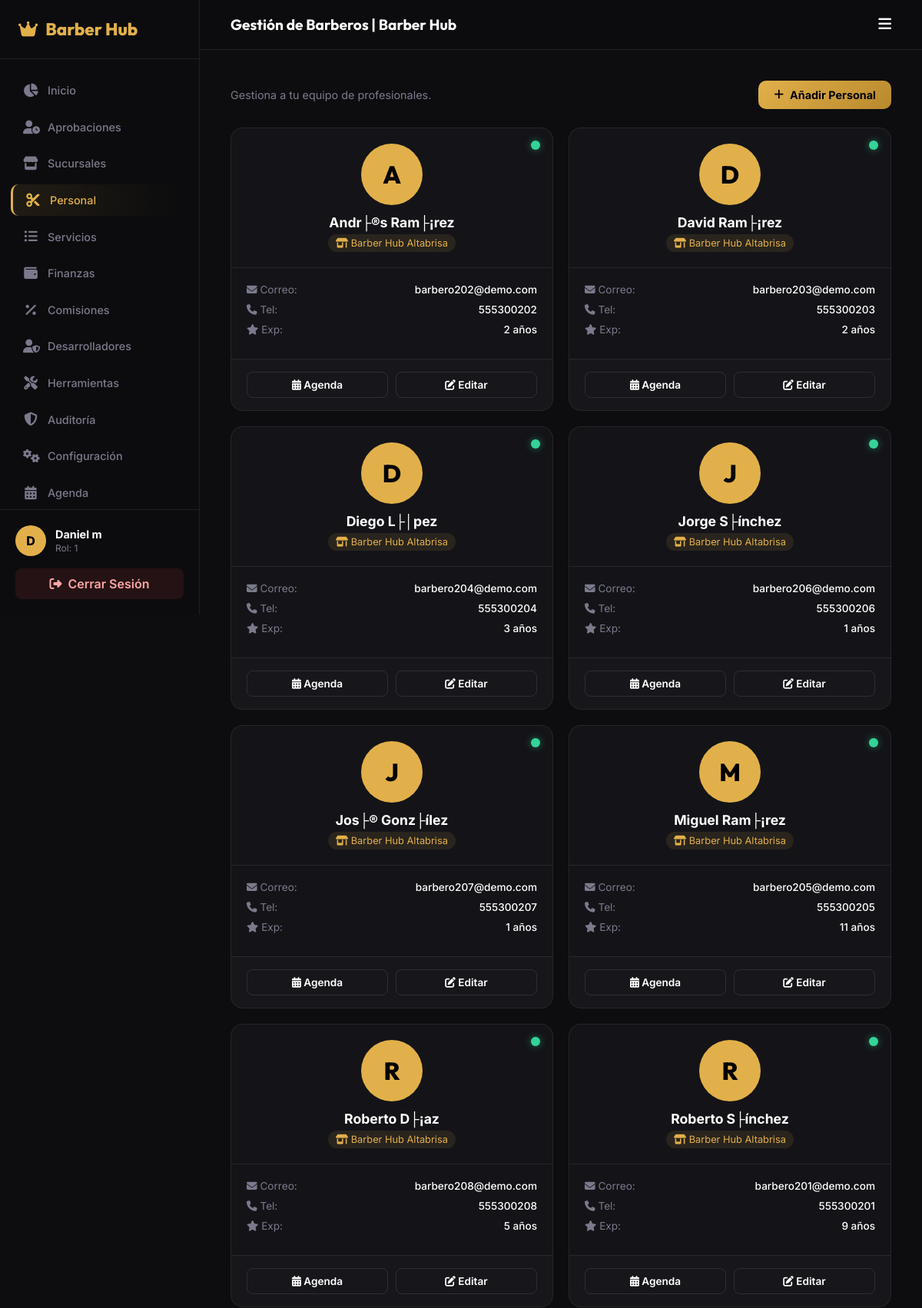
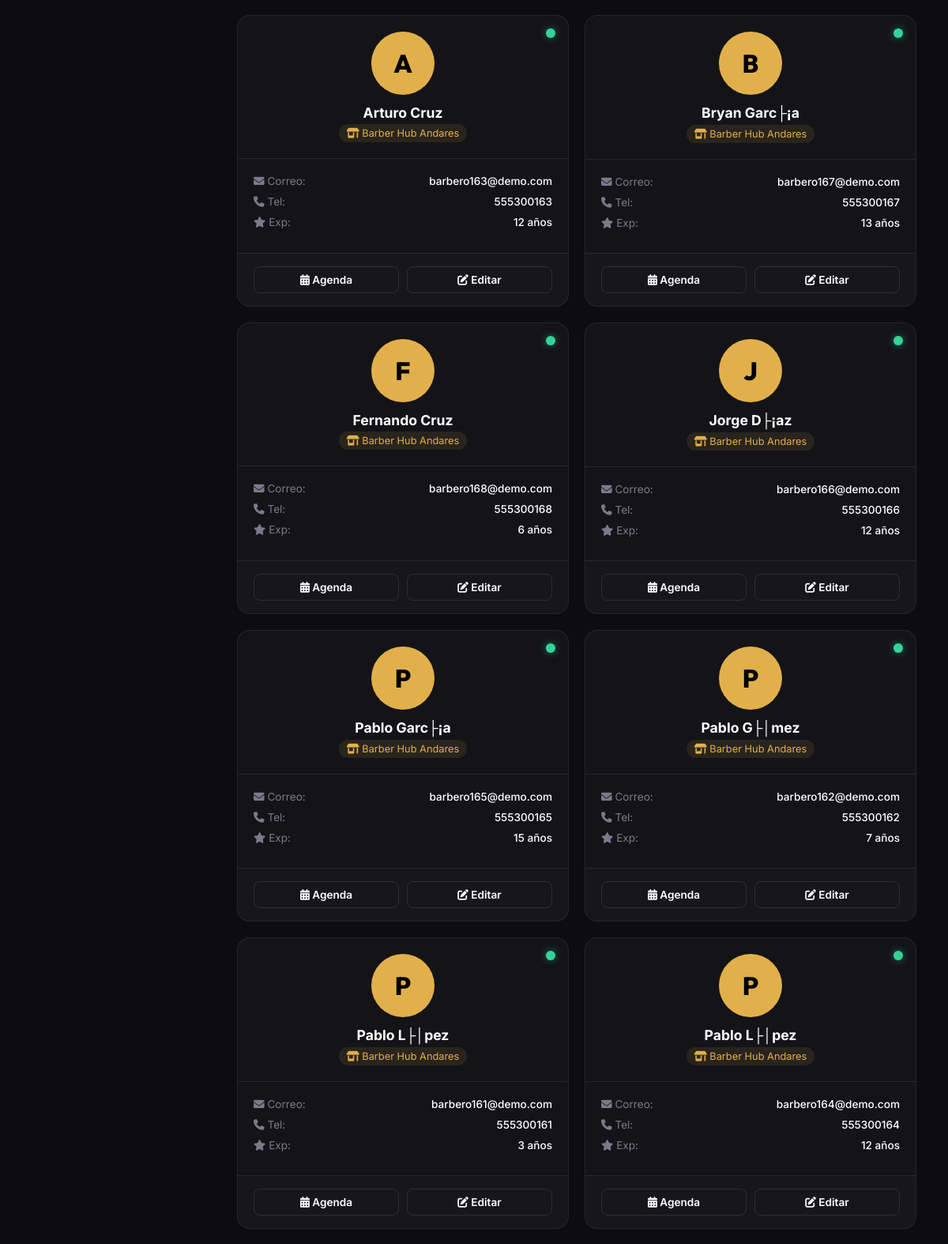
The app's page /public/dashboard/barberos (signed in, upper part) with its own data (2 pictures, top to bottom).
### tables this page shows
CREATE TABLE `barberos` (
  `id` int(11) NOT NULL AUTO_INCREMENT,
  `usuario_id` int(11) NOT NULL,
  `barberia_id` int(11) NOT NULL,
  `sucursal_id` int(11) DEFAULT NULL,
  `biografia` text DEFAULT NULL,
  `anios_experiencia` int(11) DEFAULT 0,
  `estado` enum('Activo','Inactivo','Vacaciones','Suspendido') DEFAULT 'Activo',
  `porcentaje_comision` decimal(5,2) DEFAULT 50.00,
  PRIMARY KEY (`id`),
  UNIQUE KEY `usuario_id` (`usuario_id`),
  KEY `barberia_id` (`barberia_id`),
  KEY `sucursal_id` (`sucursal_id`),
  CONSTRAINT `barberos_ibfk_1` FOREIGN KEY (`usuario_id`) REFERENCES `usuarios` (`id`) ON DELETE CASCADE,
  CONSTRAINT `barberos_ibfk_2` FOREIGN KEY (`barberia_id`) REFERENCES `barberias` (`id`) ON DELETE CASCADE,
  CONSTRAINT `barberos_ibfk_3` FOREIGN KEY (`sucursal_id`) REFERENCES `sucursales` (`id`) ON DELETE SET NULL
);

CREATE TABLE `usuarios` (
  `id` int(11) NOT NULL AUTO_INCREMENT,
  `rol_id` int(11) NOT NULL,
  `barberia_id` int(11) DEFAULT NULL,
  `nombre` varchar(100) NOT NULL,
  `correo` varchar(100) NOT NULL,
  `password` varchar(255) NOT NULL,
  `telefono` varchar(20) DEFAULT NULL,
  `fotografia` varchar(255) DEFAULT NULL,
  `estado` enum('Pendiente','Activo','Inactivo','Suspendido') DEFAULT 'Activo',
  `fecha_registro` timestamp NOT NULL DEFAULT current_timestamp(),
  PRIMARY KEY (`id`),
  UNIQUE KEY `correo` (`correo`),
  KEY `rol_id` (`rol_id`),
  KEY `barberia_id` (`barberia_id`),
  CONSTRAINT `usuarios_ibfk_1` FOREIGN KEY (`rol_id`) REFERENCES `roles` (`id`),
  CONSTRAINT `usuarios_ibfk_2` FOREIGN KEY (`barberia_id`) REFERENCES `barberias` (`id`) ON DELETE CASCADE
);

CREATE TABLE `barberias` (
  `id` int(11) NOT NULL AUTO_INCREMENT,
  `nombre_comercial` varchar(150) NOT NULL,
  `logo` varchar(255) DEFAULT NULL,
  `portada` varchar(255) DEFAULT NULL,
  `descripcion` text DEFAULT NULL,
  `telefono` varchar(20) DEFAULT NULL,
  `correo` varchar(100) DEFAULT NULL,
  `sitio_web` varchar(100) DEFAULT NULL,
  `estado_ubicacion` varchar(50) DEFAULT NULL,
  `municipio` varchar(50) DEFAULT NULL,
  `ciudad` varchar(50) DEFAULT NULL,
  `colonia` varchar(100) DEFAULT NULL,
  `calle` varchar(100) DEFAULT NULL,
  `codigo_postal` varchar(10) DEFAULT NULL,
  `url_maps` text DEFAULT NULL,
  `latitud` decimal(10,8) DEFAULT NULL,
  `longitud` decimal(11,8) DEFAULT NULL,
  `estado` enum('Pendiente','Activa','Suspendida','Eliminada') DEFAULT 'Pendiente',
  `fecha_registro` timestamp NOT NULL DEFAULT current_timestamp(),
  PRIMARY KEY (`id`)
);

### app/controllers/DashboardController.php (called while the page is built, shortened)
<?php
class DashboardController extends Controller {
    public function barberos($action = '') {
        $barberoModel = $this->model('Barbero');
        $barberos = $barberoModel->getAll();
        $data = [
            'titulo' => 'Gestión de Barberos | Barber Hub',
            'seccion' => 'barberos',
            'barberos' => $barberos,
            'vista_hija' => '../app/views/dashboard/barberos/index.php'
        ];
        $this->view('dashboard/layout', $data);
    }
}

### config/database.php (called while the page is built)
<?php
return [
    'host'     => '127.0.0.1',
    'port'     => '3306',
    'database' => 'barber_hub',
    'username' => 'root',
    'password' => '',
    'charset'  => 'utf8mb4',
];

### app/models/Model.php (called while the page is built)
<?php
class Model {
    protected $db;
    public function __construct() {
        $config = require __DIR__ . '/../../config/database.php';
        $dsn = "mysql:host={$config['host']};port={$config['port']};dbname={$config['database']};charset={$config['charset']}";
        $options = [
            PDO::ATTR_ERRMODE            => PDO::ERRMODE_EXCEPTION,
            PDO::ATTR_DEFAULT_FETCH_MODE => PDO::FETCH_ASSOC,
            PDO::ATTR_EMULATE_PREPARES   => false,
        ];
        try {
            $this->db = new PDO($dsn, $config['username'], $config['password'], $options);
        } catch (PDOException $e) {
            die("Error de conexión a la Base de Datos: " . $e->getMessage());
        }
    }
    public function query($sql, $params = []) {
        $stmt = $this->db->prepare($sql);
        $stmt->execute($params);
        return $stmt;
    }
}

### app/models/Barbero.php (called while the page is built, shortened)
<?php
require_once '../app/models/Model.php';
class Barbero extends Model {
    public function getAll() {
        $sql = "SELECT b.*, u.nombre, u.correo, u.telefono, u.fotografia, s.nombre as sucursal_nombre, bb.nombre_comercial as barberia_nombre
                FROM barberos b
                JOIN usuarios u ON b.usuario_id = u.id
                LEFT JOIN sucursales s ON b.sucursal_id = s.id
                JOIN barberias bb ON b.barberia_id = bb.id
                ORDER BY bb.nombre_comercial ASC, u.nombre ASC";
        return $this->query($sql)->fetchAll();
    }
}

### app/views/dashboard/barberos/index.php (the view, shortened to what this page needs)
<div class="header-actions">
    <div>
        <p style="color:var(--muted); font-size:0.9rem;">Gestiona a tu equipo de profesionales.</p>
    </div>
    <a href="<?= BASE_URL ?>/dashboard/barberos/nuevo" class="btn-primary">
        <i class="fas fa-plus"></i> Añadir Personal
    </a>
</div>
<div class="grid-barberos">
    <?php foreach ($barberos as $b): ?>
    <div class="card-barbero">
        <div class="card-header">
            <div class="status-badge status-active" title="Activo"></div>
            <div class="avatar">
                <?php if($b['fotografia']): ?>
                    <img src="<?= htmlspecialchars($b['fotografia']) ?>" alt="Foto">
                <?php else: ?>
                    <?= strtoupper(substr($b['nombre'], 0, 1)) ?>
                <?php endif; ?>
            </div>
            <div class="nombre"><?= htmlspecialchars($b['nombre']) ?></div>
            <div class="sucursal"><i class="fas fa-store-alt"></i> <?= htmlspecialchars($b['barberia_nombre'] ?? 'Global') ?></div>
        </div>
        <div class="card-body">
            <div class="info-row">
                <span class="info-label"><i class="fas fa-envelope"></i> Correo:</span>
                <span class="info-val"><?= htmlspecialchars($b['correo']) ?></span>
            </div>
            <div class="info-row">
                <span class="info-label"><i class="fas fa-phone"></i> Tel:</span>
                <span class="info-val"><?= htmlspecialchars($b['telefono'] ?: 'N/D') ?></span>
            </div>
            <div class="info-row">
                <span class="info-label"><i class="fas fa-star"></i> Exp:</span>
                <span class="info-val"><?= htmlspecialchars($b['anios_experiencia']) ?> años</span>
            </div>
        </div>
        <div class="card-footer">
            <a href="#" class="btn-sm-outline"><i class="fas fa-calendar-alt"></i> Agenda</a>
            <a href="#" class="btn-sm-outline"><i class="fas fa-edit"></i> Editar</a>
        </div>
    </div>
    <?php endforeach; ?>
</div>

### app/views/dashboard/layout.php (style rules this page uses)
*, *::before, *::after { box-sizing:border-box; margin:0; padding:0; }
:root { --gold:#E2B04A; --dark:#0D0D0F; --card:#141418; --border:rgba(255,255,255,0.08); --white:#fff; --muted:#7A7A8C; --sidebar:260px; }
body { font-family:'Inter',sans-serif; background:var(--dark); color:var(--white); min-height:100vh; display:flex; }

### app/views/dashboard/barberos/index.php (style rules this page uses)
.header-actions { display:flex; justify-content:space-between; align-items:center; margin-bottom:24px; }
.btn-primary { background:linear-gradient(135deg,var(--gold),#b8892d); color:#000; border:none; padding:10px 20px; border-radius:10px; font-weight:700; cursor:pointer; text-decoration:none; display:inline-flex; align-items:center; gap:8px; font-size:0.9rem; }
.grid-barberos { display:grid; grid-template-columns:repeat(auto-fill,minmax(280px,1fr)); gap:20px; }
.card-barbero { background:var(--card); border:1px solid var(--border); border-radius:16px; overflow:hidden; display:flex; flex-direction:column; }
.card-header { padding:20px; text-align:center; border-bottom:1px solid var(--border); position:relative; }
.avatar { width:80px; height:80px; border-radius:50%; background:var(--gold); color:#000; font-size:2rem; font-weight:800; display:flex; align-items:center; justify-content:center; margin:0 auto 12px; font-family:'Outfit',sans-serif; }
.nombre { font-size:1.1rem; font-weight:700; color:var(--white); margin-bottom:4px; }
.sucursal { font-size:0.8rem; color:var(--gold); background:rgba(226,176,74,0.1); padding:4px 10px; border-radius:50px; display:inline-block; }
.card-body { padding:20px; flex:1; }
.info-row { display:flex; justify-content:space-between; margin-bottom:10px; font-size:0.85rem; }
.info-label { color:var(--muted); }
.info-val { color:var(--white); font-weight:500; }
.card-footer { padding:16px 20px; border-top:1px solid var(--border); display:flex; gap:10px; background:rgba(255,255,255,0.01); }
.btn-sm-outline { flex:1; padding:8px; text-align:center; border:1px solid rgba(255,255,255,0.1); border-radius:8px; color:var(--white); text-decoration:none; font-size:0.85rem; font-weight:600; transition:all 0.2s; }
.status-badge { position:absolute; top:16px; right:16px; width:12px; height:12px; border-radius:50%; }
.status-active { background:#34D399; box-shadow:0 0 10px rgba(52,211,153,0.5); }

### records on screen
barberos: usuario.nombre "A", usuario.nombre "Andr├®s Ram├¡rez", barberia.nombre_comercial "Barber Hub Altabrisa", usuario.correo "barbero202@demo.com", usuario.telefono "555300202", anios_experiencia "2"
barberos: usuario.nombre "D", usuario.nombre "David Ram├¡rez", barberia.nombre_comercial "Barber Hub Altabrisa", usuario.correo "barbero203@demo.com", usuario.telefono "555300203", anios_experiencia "2"
barberos: usuario.nombre "D", usuario.nombre "Diego L├│pez", barberia.nombre_comercial "Barber Hub Altabrisa", usuario.correo "barbero204@demo.com", usuario.telefono "555300204", anios_experiencia "3"
barberos: usuario.nombre "J", usuario.nombre "Jorge S├ínchez", barberia.nombre_comercial "Barber Hub Altabrisa", usuario.correo "barbero206@demo.com", usuario.telefono "555300206", anios_experiencia "1"
barberos: usuario.nombre "J", usuario.nombre "Jos├® Gonz├ílez", barberia.nombre_comercial "Barber Hub Altabrisa", usuario.correo "barbero207@demo.com", usuario.telefono "555300207", anios_experiencia "1"
barberos: usuario.nombre "M", usuario.nombre "Miguel Ram├¡rez", barberia.nombre_comercial "Barber Hub Altabrisa", usuario.correo "barbero205@demo.com", usuario.telefono "555300205", anios_experiencia "11"
barberos: usuario.nombre "R", usuario.nombre "Roberto D├¡az", barberia.nombre_comercial "Barber Hub Altabrisa", usuario.correo "barbero208@demo.com", usuario.telefono "555300208", anios_experiencia "5"
barberos: usuario.nombre "R", usuario.nombre "Roberto S├ínchez", barberia.nombre_comercial "Barber Hub Altabrisa", usuario.correo "barbero201@demo.com", usuario.telefono "555300201", anios_experiencia "9"
barberos: usuario.nombre "A", usuario.nombre "Arturo Cruz", barberia.nombre_comercial "Barber Hub Andares", usuario.correo "barbero163@demo.com", usuario.telefono "555300163", anios_experiencia "12"
barberos: usuario.nombre "B", usuario.nombre "Bryan Garc├¡a", barberia.nombre_comercial "Barber Hub Andares", usuario.correo "barbero167@demo.com", usuario.telefono "555300167", anios_experiencia "13"
barberos: usuario.nombre "F", usuario.nombre "Fernando Cruz", barberia.nombre_comercial "Barber Hub Andares", usuario.correo "barbero168@demo.com", usuario.telefono "555300168", anios_experiencia "6"
barberos: usuario.nombre "J", usuario.nombre "Jorge D├¡az", barberia.nombre_comercial "Barber Hub Andares", usuario.correo "barbero166@demo.com", usuario.telefono "555300166", anios_experiencia "12"
barberos: usuario.nombre "P", usuario.nombre "Pablo Garc├¡a", barberia.nombre_comercial "Barber Hub Andares", usuario.correo "barbero165@demo.com", usuario.telefono "555300165", anios_experiencia "15"
barberos: usuario.nombre "P", usuario.nombre "Pablo G├│mez", barberia.nombre_comercial "Barber Hub Andares", usuario.correo "barbero162@demo.com", usuario.telefono "555300162", anios_experiencia "7"
barberos: usuario.nombre "P", usuario.nombre "Pablo L├│pez", barberia.nombre_comercial "Barber Hub Andares", usuario.correo "barbero161@demo.com", usuario.telefono "555300161", anios_experiencia "3"
barberos: usuario.nombre "P", usuario.nombre "Pablo L├│pez", barberia.nombre_comercial "Barber Hub Andares", usuario.correo "barbero164@demo.com", usuario.telefono "555300164", anios_experiencia "12"

### other values on screen
substr($_SESSION['nombre'], 0, 1) "D"
$_SESSION['nombre'] "Daniel m"
$_SESSION['rol_id'] "1"
$titulo "Gestión de Barberos | Barber Hub"
